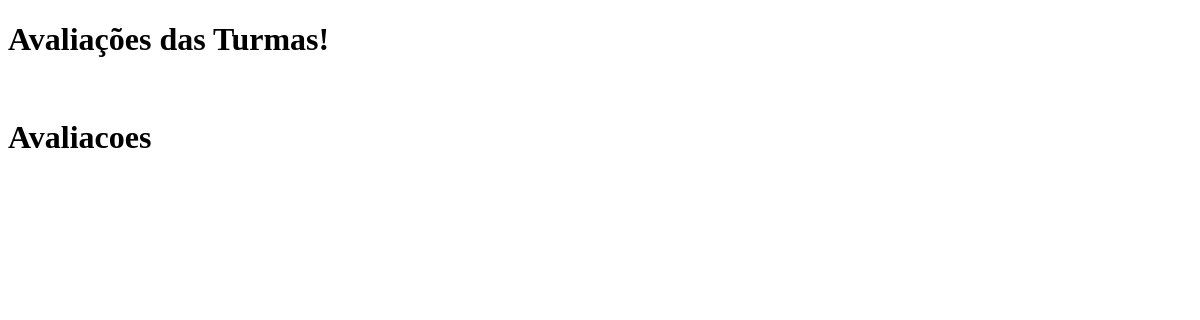
Page /main on the earlier database version.
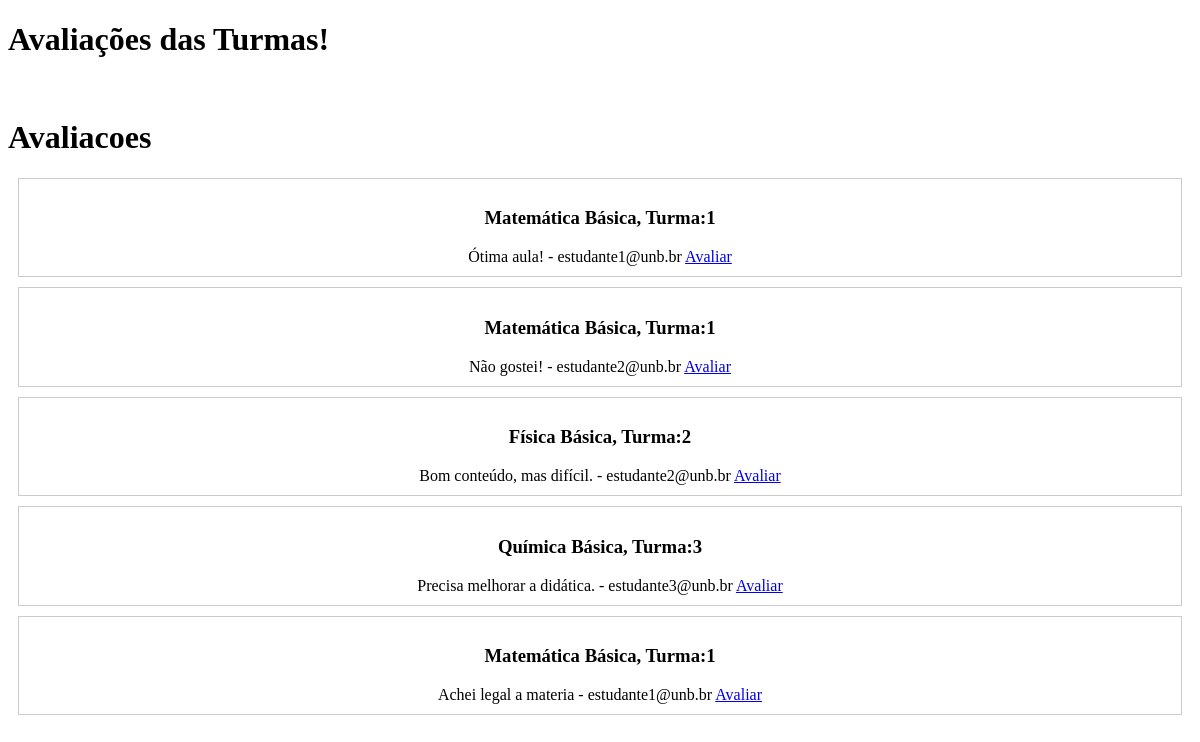
Same page on the later database version.
### tables this page shows
CREATE TABLE Avaliacoes (
    id INTEGER PRIMARY KEY,
    estudante_id INTEGER,
    turma_id INTEGER,
    avaliacao TEXT NOT NULL,
    FOREIGN KEY (estudante_id) REFERENCES Estudantes (id),
    FOREIGN KEY (turma_id) REFERENCES Turmas (id)
);

CREATE TABLE Disciplinas (
    id INTEGER PRIMARY KEY,
    nome TEXT NOT NULL,
    departamento_id INTEGER,
    CONSTRAINT fk_departamento_id
    FOREIGN KEY (departamento_id) REFERENCES Departamentos (id)
);

CREATE TABLE Turmas (
    id INTEGER PRIMARY KEY,
    disciplina_id INTEGER,
    professor_id INTEGER,
    CONSTRAINT fk_disciplina_id
    FOREIGN KEY (disciplina_id) REFERENCES Disciplinas (id)
    CONSTRAINT fk_professor_id
    FOREIGN KEY (professor_id) REFERENCES Professores (id)
);

CREATE TABLE Estudantes (
    id INTEGER PRIMARY KEY,
    email TEXT NOT NULL,
    matricula TEXT NOT NULL,
    curso TEXT NOT NULL,
    senha TEXT NOT NULL,
    e_administrador BOOLEAN NOT NULL DEFAULT 0
);

### app.py (the view)
@app.route('/main', methods=['GET', 'POST'])
def main():
    conn = get_db_connection()
    cur = conn.cursor()
    cur.execute("SELECT * FROM Avaliacoes ")
    avaliacoes = cur.fetchall()
    cur.execute("SELECT * FROM Professores")
    professores = cur.fetchall()
    cur.execute("SELECT * FROM Turmas")
    turmas = cur.fetchall()
    cur.execute("SELECT * FROM Estudantes")
    estudantes = cur.fetchall()
    cur.execute('SELECT Avaliacoes.avaliacao, Estudantes.email, Disciplinas.nome, Turmas.id FROM Avaliacoes JOIN Estudantes ON Avaliacoes.estudante_id = Estudantes.id JOIN Turmas ON Avaliacoes.turma_id = Turmas.id JOIN Disciplinas ON Turmas.disciplina_id = Disciplinas.id')
    results = cur.fetchall()
    conn.close()
    return render_template('main.html', avaliacoes=avaliacoes, professores=professores, turmas=turmas, estudantes=estudantes, results=results)

### app.py (called while the page is built)
def get_db_connection():
    conn = sqlite3.connect('database.db')
    conn.row_factory = sqlite3.Row
    return conn

### templates/main.html (shortened to what this page needs)
<!DOCTYPE html>
<html lang="en">
<head>
</head>
<body>
    <h1> Avaliações das Turmas!</h1>
    <br/>
    <h1>Avaliacoes</h1>
    <div class="results">
        {% for result in results %}
            <div class="card">
                <h3>{{ result[2] }}, Turma:{{ result[3] }}</h3>
                <td>{{ result[0] }} - {{ result[1] }}</td>
                <td><a href="{{ url_for('avaliar', turma_id=result[3]) }}">Avaliar</a></td>
            </div>
        {% endfor %}
    </div>
    <br/>
</body>
</html>

Differences in the rows shown:
added Avaliacoes: nome "Matemática Básica", result "1", avaliacao "Ótima aula!", email "estudante1@unb.br"
added Avaliacoes: nome "Matemática Básica", result "1", avaliacao "Não gostei!", email "estudante2@unb.br"
added Avaliacoes: nome "Física Básica", result "2", avaliacao "Bom conteúdo, mas difícil.", email "estudante2@unb.br"
added Avaliacoes: nome "Química Básica", result "3", avaliacao "Precisa melhorar a didática.", email "estudante3@unb.br"
added Avaliacoes: nome "Matemática Básica", result "1", avaliacao "Achei legal a materia", email "estudante1@unb.br"
